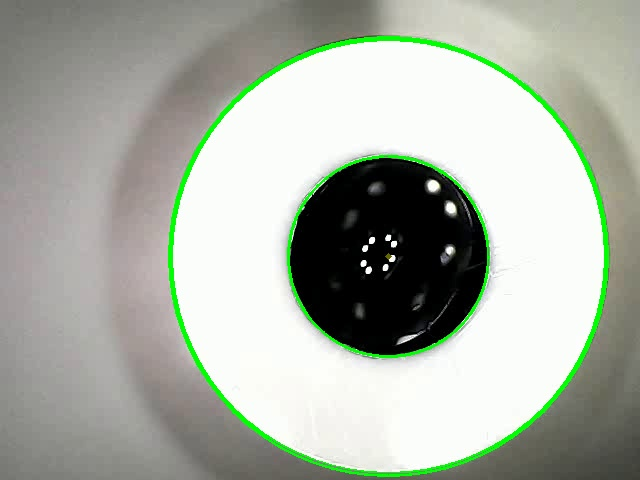
#> input picture Microscope/data/20260309/202402221624_casting_frame_0000_success_0.21%.jpg, 640 x 480 px, given in place of the camera
$ python Microscope.py
#> lines starting #> are read from the running program, lines starting #| are printed output that depends on the picture; after the words box and inside, x2 and y2 are one past the last pixel; in counts of white or black regions, pixels touching at a corner belong together
### Log/Logging_Class.py
#!/usr/bin/env python3
# -*- coding: utf-8 -*-
# ##
# @brief    [Logger] Logging Class for controlling our command and log file in Autonomous System Laboratory
# @author   Hyuk Jun Yoo (yoohj9475@kist.re.kr)
# TEST 2021-09-28

import os
import sys
import time
import logging

class NodeLogger(object):
    """
    [NodeLogger] Logging Class for controlling our command and log file to upgrade in Node computer

    # Variable
    :param element (str) : DEFAULT="Ag-Au"
    :param experiment_type (str) : DEFAULT="nanoparticle"
    :param set_level (str) : DEFAULT="INFO"
    :param SAVE_DIR_PATH (str) : DEFAULT="/home/{$OS_name}/catkin_ws/src/doosan-robot/Log/"
    :param set_level (str) : "INFO"

    # function
    1. setLoggingLevel(self, level)
    2. get_logger(self, total_path)
    3. info(self, part="Doosan M0609", info_msg="info!")
    4. warning(self, part="Doosan M0609", warning_msg="warning!")
    5. error(self, part="Doosan M0609", error_msg="error!")
    """
    def __init__(self, platform_name="Electrochemical Analysis Server", setLevel="DEBUG",SAVE_DIR_PATH="C:/Users/KIST/PycharmProjects/BatchPlatform"):

        self.__platform_name=platform_name
        time_str_day=time.strftime('%Y-%m-%d')
        time_str=time.strftime('%Y-%m-%d_%H-%M-%S')
        TOTAL_LOG_FOLDER = SAVE_DIR_PATH+"/Log/"+time_str_day

        if os.path.isdir(TOTAL_LOG_FOLDER) == False:
            os.makedirs(TOTAL_LOG_FOLDER)
        self.__TOTAL_LOG_FILE = os.path.join(TOTAL_LOG_FOLDER, "{}.log".format(time_str))
        self.__setLevel = setLevel

        self.mylogger = logging.getLogger(self.__platform_name)
        self.setLoggingLevel(setLevel)
        formatter_string = '%(asctime)s - %(name)s::%(levelname)s -- %(message)s'
        self.setFileHandler(formatter_string, total_path=self.__TOTAL_LOG_FILE)
        self.setStreamHandler(formatter_string)

        self.cycle_num=1

    def getPlatformName(self):
        """:return: self.__platform_name """
        return self.__platform_name

    def getSetLevel(self):
        """:return: self.__setLevel """
        return self.__setLevel

    def getLogFilePath(self):
        """:return: self.__TOTAL_LOG_FILE"""
        return self.__TOTAL_LOG_FILE

    def setLoggingLevel(self,level="INFO"):
        """
        Set Logging Level

        :param level (str) : "DEBUG", "INFO", "WARNING", "ERROR", "CRITICAL"
        :return: None
        """
        try:
            if level == "DEBUG":
                self.mylogger.setLevel(logging.DEBUG)
            elif level == "INFO":
                self.mylogger.setLevel(logging.INFO)
            elif level == "WARNING":
                self.mylogger.setLevel(logging.WARNING)
            elif level == "ERROR":
                self.mylogger.setLevel(logging.ERROR)
            elif level == "CRITICAL":
                self.mylogger.setLevel(logging.CRITICAL)
            else:
                raise ValueError("set_levelError")
        except ValueError as e:
            self.info("[Basic Logger] : set_level is incorrect word!")

    def setStreamHandler(self, formatter_string):
        """
        Sets up the logger object for logging messages

        :param formatter_string (str) : logging.Formatter(formatter_string)
        :param total_path (str) : "/home/sdl-pc/catkin_ws/src/doosan-robot/Log/{$present_time}" + a
        :return: None
        """
        stream_handler = logging.StreamHandler()
        logging.basicConfig(format=formatter_string)
        # stream_handler.setFormatter(formatter_string)
        # self.mylogger.addHandler(formatter_string)

    def setFileHandler(self, formatter_string, total_path):
        """
        Sets up the logger object for logging messages

        formatter_string
        :param total_path (str) : "/home/sdl-pc/catkin_ws/src/doosan-robot/Log/{$present_time}" + a
        :return: None
        """
        formatter=logging.Formatter(formatter_string)
        total_file_handler = logging.FileHandler(filename=total_path)
        total_file_handler.setFormatter(formatter)
        self.mylogger.addHandler(total_file_handler)

    def debug(self, device_name="Doosan M0609", debug_msg="debug!"):
        """
        write infomration log message in total.log with debug message and show command

        :param device_name (str) : write hardware machine or software
        :param debug_msg (str) : Message to log
        :return: True
        """

        msg = "[{}] : {}".format(device_name, debug_msg)
        self.mylogger.debug(msg)

        return True

    # [41 lines left out: functions info, warning, error, not called in this run]

# [5 lines that do not run on import are left out]

### Device_Exception.py
#!/usr/bin/env python3
# -*- coding: utf-8 -*-
# ##
# @brief    [Device_Exception] Class for handling device exception
# @author   Daeho Kim (r4576@kist.re.kr)


from Log.Logging_Class import NodeLogger

class OperationError(Exception):
    pass

class CommandError(Exception):
    pass

class DeviceError():

    # [6 lines left out: function __init__, not called in this run]


    ERROR_DICT = {
        0 : "Non Error",
        1 : "Connection Error",
        2 : "Operation Error",
        3 : "Invaild Command",
        4 : "Value Error",
        }


    # [70 lines left out: functions raiseError, checkCondition, checkInputError, not called in this run]


    def checkStatusError(self, send_status, receive_status):
        """
        check status error

        :param send_status(str) : input status
        :param receive_status(str) : output status

        :return: error massage --> (str)
        """
        if send_status == receive_status :
            error_code=0

        else :
            error_code=2
            error_msg = "Status mismatch : {}".format(receive_status)
            self.raiseError(error_code, error_msg)

        return self.ERROR_DICT[error_code]


### Microscope/Microscope.py
#!/usr/bin/env python3
# -*- coding: utf-8 -*-
# ##
# @brief    [Microscope] Class for controlling microscope
# @author   Daeho Kim (r4576@kist.re.kr)

import cv2
import os, sys
import numpy as np
sys.path.append(
    os.path.abspath(os.path.join(os.path.dirname(__file__), "../")))
from Log.Logging_Class import NodeLogger
from Device_Exception import DeviceError
from datetime import datetime


class CN_X4_500(DeviceError):

    def __init__(self, logger_obj, device_name="CN_X4_500", camera_index=0):
        self.logger_obj = logger_obj
        self.camera_index = camera_index
        self.device_name = device_name
        self.info = {
        }
        self.cap = None

    def heartbeat(self,):
        # self.cap = cv2.VideoCapture(self.camera_index, cv2.CAP_DSHOW)
        # connection = self.cap.isOpened()
        # error_dict = self.checkStatusError(True, connection)
        debug_device_name = "{} ({})".format(self.device_name, "heartbeat")
        debug_msg = "Hello World!! Succeed to connection to main computer!"
        self.logger_obj.debug(device_name=debug_device_name, debug_msg=debug_msg)

        return_res_msg = "[{}] : {}".format(self.device_name, debug_msg)
        return return_res_msg

    def _get_save_directory(self):
        current_date = datetime.now().strftime("%Y%m%d")
        directory_path = f'Microscope/data/{current_date}'
        if not os.path.exists(directory_path):
            os.makedirs(directory_path)
        return directory_path

    def _start_capture(self, filename):
        # Open USB camera using DirectShow backend
        self.cap = cv2.VideoCapture(self.camera_index, cv2.CAP_DSHOW)

        # Set camera frame width and height (1980x1080)
        self.cap.set(3, 1980)  # Frame width setting
        self.cap.set(4, 1080)  # Frame height setting

        # Create resizable window
        cv2.namedWindow('Microscope', cv2.WINDOW_NORMAL)
        cv2.resizeWindow('Microscope', 640, 480)

    def _stop_capture(self):
        # Release resources
        if self.cap is not None:
            self.cap.release()
            self.cap = None
        cv2.destroyAllWindows()

    def _detect_circles(self, image, black_threshold=150, fail_ratio_threshold=0.01):
        gray = cv2.cvtColor(image, cv2.COLOR_BGR2GRAY)
        gray = cv2.medianBlur(gray, 5)

        circles = cv2.HoughCircles(
            gray,
            cv2.HOUGH_GRADIENT,
            dp=1,
            minDist=30,
            param1=100,
            param2=25,
            minRadius=215,
            maxRadius=219
        )

        if circles is None:
            return image, 0.0, True, "No circles were detected"

        circles = np.uint16(np.around(circles))
        largest_circle = max(circles[0, :], key=lambda c: c[2])
        x, y, radius = largest_circle

        result_image = image.copy()
        cv2.circle(result_image, (x, y), 1, (0, 100, 100), 3)
        cv2.circle(result_image, (x, y), radius, (0, 255, 0), 3)

        big_radius = radius
        small_radius = 102
        gray_color = [128, 128, 128]

        mask = np.zeros_like(gray)
        cv2.circle(mask, (x, y), big_radius, 255, thickness=-1)
        cv2.circle(mask, (x, y), small_radius, 0, thickness=-1)

        region_between_circles = cv2.bitwise_and(gray, gray, mask=mask)

        dark_pixels = (mask == 255) & (region_between_circles < black_threshold)
        result_image[dark_pixels] = gray_color

        masked_gray_pixels = np.sum(dark_pixels)
        total_pixels = np.sum(mask == 255)
        masked_pixel_ratio = masked_gray_pixels / total_pixels if total_pixels != 0 else 0.0

        failed = masked_pixel_ratio > fail_ratio_threshold
        if failed:
            cv2.circle(result_image, (x, y), small_radius, (0, 0, 255), 2)
        else:
            cv2.circle(result_image, (x, y), small_radius, (0, 255, 0), 2)

        return result_image, masked_pixel_ratio, failed, "Inspection completed"

    def inspection(self, filename, black_threshold=150, fail_ratio_threshold=0.01, save_result=True):
        debug_device_name = "{} ({})".format(self.device_name, "inspection")

        ret, frame = self.cap.read()
        error_dict = self.checkStatusError(True, ret)
        msg = "Inspection Capture! --> Operating : {}, Status : {}".format(bool(ret), error_dict)
        self.logger_obj.debug(debug_device_name, msg)

        if not ret or frame is None:
            raise RuntimeError("Failed to capture image from microscope camera")

        cv2.imshow('Microscope', frame)
        cv2.waitKey(1)

        inspected_image, masked_pixel_ratio, failed, detail_msg = self._detect_circles(
            frame,
            black_threshold=black_threshold,
            fail_ratio_threshold=fail_ratio_threshold
        )

        if save_result:
            current_time = datetime.now().strftime("%Y%m%d%H%M%S")
            directory_path = self._get_save_directory()
            casting_condition = "Failure" if failed else "Success"
            image_path = f"{directory_path}/{current_time}_{filename}_{casting_condition}_{masked_pixel_ratio:.2%}.jpg"
            cv2.imwrite(image_path, inspected_image)
            self.logger_obj.debug(debug_device_name, f"Inspection image saved: {image_path}")

        self.logger_obj.debug(
            debug_device_name,
            "Inspection Result --> {}, masked_pixel_ratio: {:.4f}, msg: {}".format(
                casting_condition, masked_pixel_ratio, detail_msg
            )
        )

        return {
            "status": casting_condition,
            "masked_pixel_ratio": masked_pixel_ratio,
            "detail_msg": detail_msg,
            "image": inspected_image,
        }

    def operate(self, filename, duration_seconds, mode_type="virtual"):
        debug_device_name = "{} ({})".format(self.device_name, mode_type)

        if mode_type == "real":
            msg = "Microscope Start ... single image inspection mode"
            self.logger_obj.debug(debug_device_name, msg)

            self._start_capture(filename=filename)
            try:
                inspection_result = self.inspection(filename=filename)
#> in inspection, frame is the input picture: shape (480, 640, 3); mean B, G, R 164.1, 175.5, 169.1
#> in inspection, `error_dict = self.checkStatusError(True, ret)`: error_dict = 'Non Error'
#> in _detect_circles, `gray = cv2.cvtColor(image, cv2.COLOR_BGR2GRAY)`:
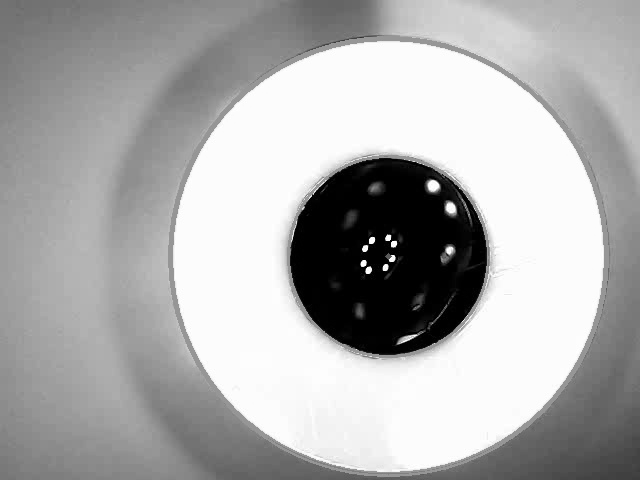
#> gray: shape (480, 640); min 0, max 255, mean 172.3
#> in _detect_circles, `circles = cv2.HoughCircles( gray, cv2.HOUGH_GRADIENT, dp=1, minDist=30..`: circles = [[385.5, 256.5, 217.3]]
#> in _detect_circles, `circles = np.uint16(np.around(circles))`: circles = [[386, 256, 217]]
#> in _detect_circles, `largest_circle = max(circles[0, :], key=lambda c: c[2])`: largest_circle = [386, 256, 217]
#> in _detect_circles, `x, y, radius = largest_circle`: x = 386; y = 256; radius = 217
#> in _detect_circles, `cv2.circle(result_image, (x, y), 1, (0, 100, 100), 3)`: result_image: shape (480, 640, 3); 0.01% of pixels changed, all inside (x1, y1, x2, y2) = (383, 253, 390, 260)
#> in _detect_circles, `cv2.circle(result_image, (x, y), radius, (0, 255, 0), 3)`:
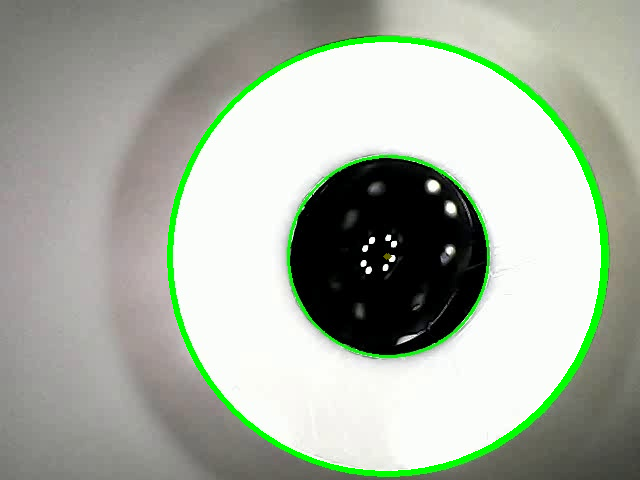
#> result_image: shape (480, 640, 3); mean B, G, R 162.3, 175.8, 167.3
#> in _detect_circles, `cv2.circle(mask, (x, y), big_radius, 255, thickness=-1)`:
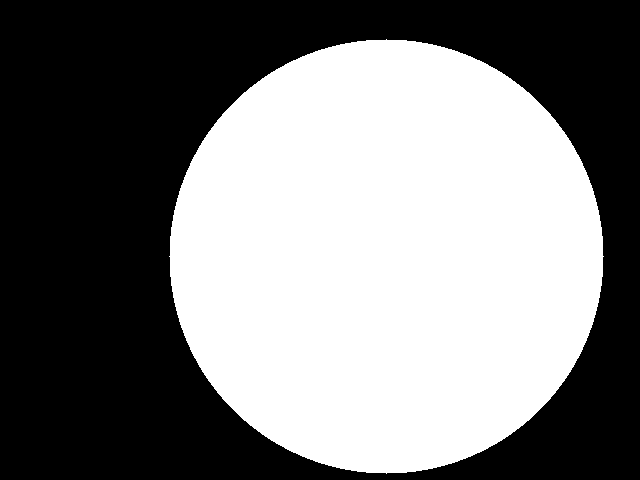
#> mask: shape (480, 640); 48.1% white; 1 white region, box (x1, y1, x2, y2) and area: (169, 39, 604, 474) 147889
#> in _detect_circles, `cv2.circle(mask, (x, y), small_radius, 0, thickness=-1)`:
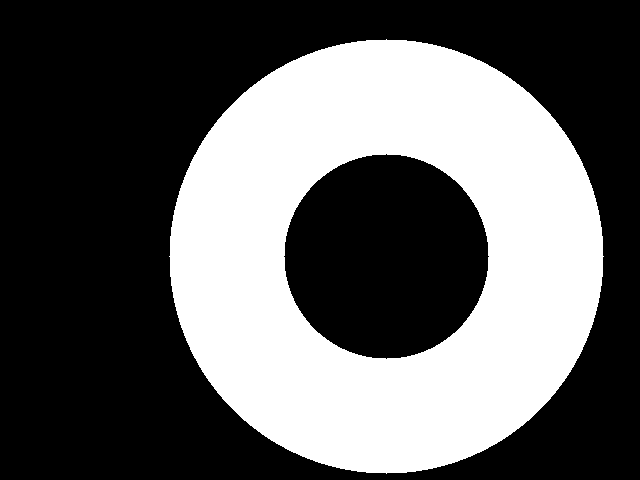
#> mask: shape (480, 640); 37.5% white; 1 white region, box (x1, y1, x2, y2) and area: (169, 39, 604, 474) 115208
#> in _detect_circles, `region_between_circles = cv2.bitwise_and(gray, gray, mask=mask)`:
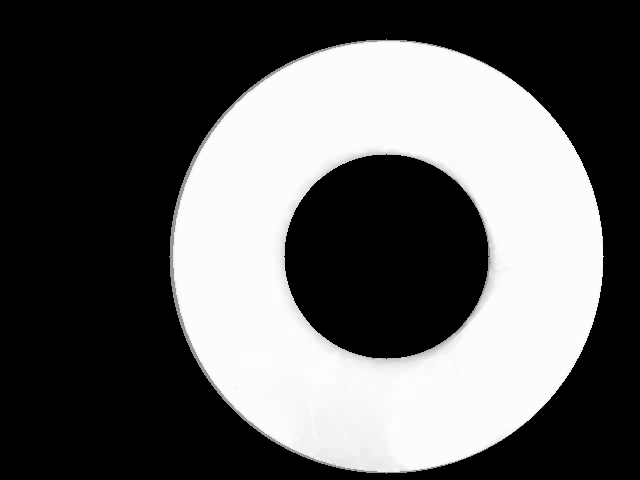
#> region_between_circles: shape (480, 640); min 0, max 254, mean 92.9
#> in _detect_circles, `dark_pixels = (mask == 255) & (region_between_circles < black_threshold)`:
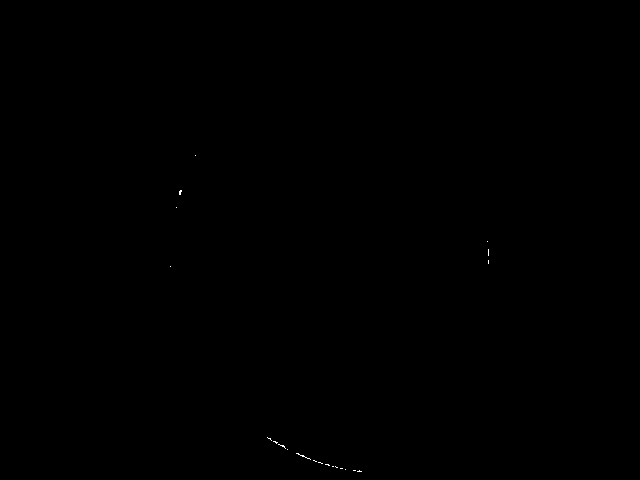
#> dark_pixels: shape (480, 640) bool; 0.03% white in thin lines or dots, all inside (x1, y1, x2, y2) = (170, 155, 489, 472)
#> in _detect_circles, `result_image[dark_pixels] = gray_color`: result_image: shape (480, 640, 3); 0.03% of pixels changed, all inside (x1, y1, x2, y2) = (170, 155, 489, 472)
#> in _detect_circles, `masked_gray_pixels = np.sum(dark_pixels)`: masked_gray_pixels = 102
#> in _detect_circles, `total_pixels = np.sum(mask == 255)`: total_pixels = 115208
#> in _detect_circles, `masked_pixel_ratio = masked_gray_pixels / total_pixels if total_pixels..`: masked_pixel_ratio = 0.000885
#> in _detect_circles, `failed = masked_pixel_ratio > fail_ratio_threshold`: failed = False
#> in _detect_circles, `cv2.circle(result_image, (x, y), small_radius, (0, 255, 0), 2)`:
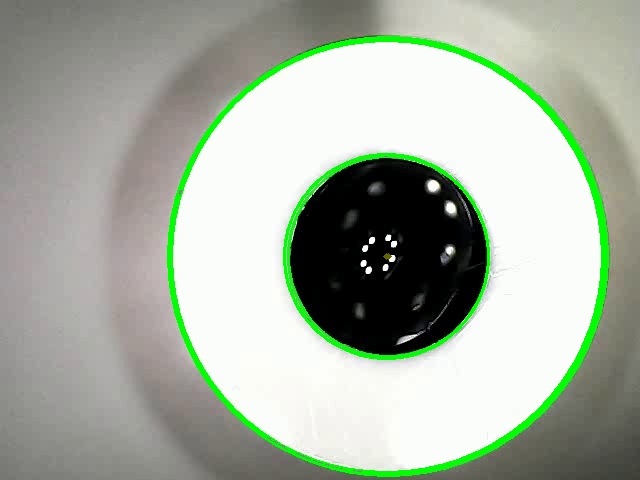
#> result_image: shape (480, 640, 3); mean B, G, R 161.6, 176, 166.6
#> in inspection, `inspected_image, masked_pixel_ratio, failed, detail_msg = self._detect..`: masked_pixel_ratio = 0.000885; failed = False; detail_msg = 'Inspection completed'
#> in inspection, `casting_condition = "Failure" if failed else "Success"`: casting_condition = 'Success'
#> inspection_result = 4 items
            finally:
                self._stop_capture()

            casting_condition = inspection_result["status"]
#> casting_condition = 'Success'
            inspection_msg = "Inspection : casting {}".format(casting_condition)
#> inspection_msg = 'Inspection : casting Success'

            self.logger_obj.debug(device_name=debug_device_name, debug_msg=inspection_msg)
            res_msg = debug_device_name + " : " + inspection_msg


        elif mode_type == "virtual":
            msg = "Inspection : Casting Success"
            casting_condition = "Success"
            self.logger_obj.debug(debug_device_name, msg)
            res_msg = debug_device_name + " : " + msg

        return res_msg, casting_condition


if __name__ == '__main__':
    NodeLogger_obj = NodeLogger(
        platform_name="Electrochemical Analysis",
        setLevel="DEBUG",
        SAVE_DIR_PATH="C:/Users/Evaluation/Desktop/EVALUATIONPLATFORM"
    )

    # Create an instance of Microscope
    microscope = CN_X4_500(logger_obj=NodeLogger_obj, camera_index=0)

    # Single image inspection
    microscope.heartbeat()
    x,y = microscope.operate(filename='captured_image', duration_seconds=10, mode_type='real')
#> y = 'Success'
    print(y)
#| Success
